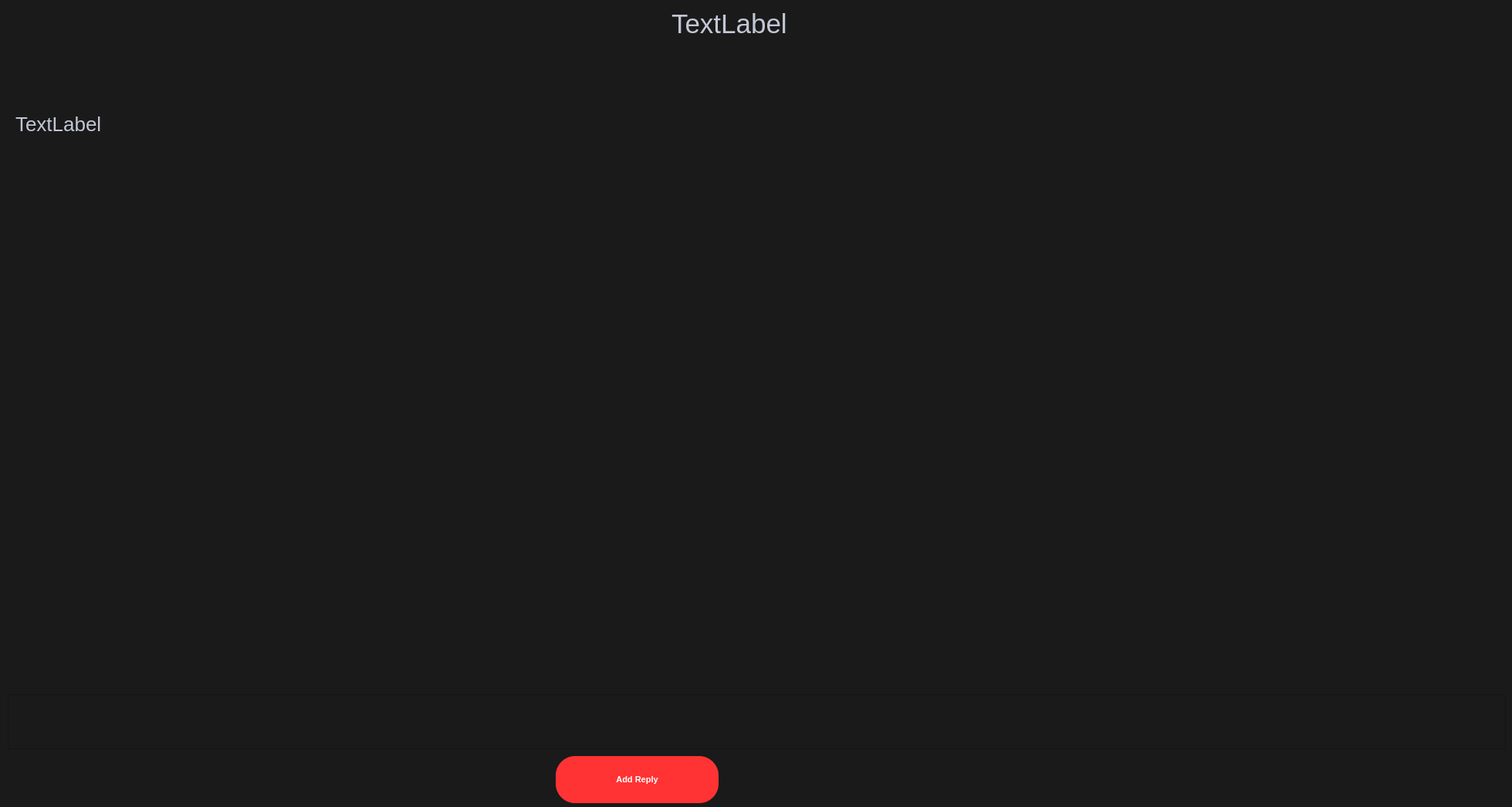
<?xml version="1.0" encoding="UTF-8"?>
<ui version="4.0">
 <class>postandrepliesDialog</class>
 <widget class="QDialog" name="postandrepliesDialog">
  <property name="geometry">
   <rect>
    <x>0</x>
    <y>0</y>
    <width>1959</width>
    <height>1046</height>
   </rect>
  </property>
  <property name="windowTitle">
   <string>Dialog</string>
  </property>
  <property name="styleSheet">
   <string notr="true">
QWidget
{
	background-color: #1a1a1a;
	color: #000000;

}


/*-----QLabel-----*/
QLabel
{
	background-color: transparent;
	color: #c2c7d5;
	font-size: 25px;

}


/*-----QPushButton-----*/
QPushButton
{
	background-color: #ff3333;
	color: #fff;
	font-size: 11px;
	font-weight: bold;
	border: none;
	border-radius: 25px;
	padding: 5px;

}


QPushButton::disabled
{
	background-color: #5c5c5c;

}


QPushButton::pressed
{
	background-color: #ff4747;

}


/*-----QCheckBox-----*/
QCheckBox
{
	background-color: transparent;
	color: #fff;
	font-size: 10px;
	font-weight: bold;
	border: none;
	border-radius: 5px;

}


/*-----QCheckBox-----*/
QCheckBox::indicator
{
    color: #b1b1b1;
    background-color: #323232;
    border: 1px solid darkgray;
    width: 12px;
    height: 12px;

}


QCheckBox::indicator:checked
{
    image:url(&quot;./ressources/check.png&quot;);
	background-color: #ff3333;
    border: 1px solid #ff3333;

}


QCheckBox::indicator:unchecked:hover
{
    border: 1px solid #ff3333;

}


QCheckBox::disabled
{
	color: #656565;

}


QCheckBox::indicator:disabled
{
	background-color: #656565;
	color: #656565;
    border: 1px solid #656565;

}


/*-----QLineEdit-----*/
QLineEdit
{
	background-color: #c2c7d5;
	color: #000;
	font-weight: bold;
	border: none;
	border-radius: 2px;
	padding: 3px;

}


/*-----QListView-----*/
QListView
{
	background-color: #333333;
	color: #fff;
	font-size: 12px;
	font-weight: bold;
	border: 1px solid #191919;
	show-decoration-selected: 0;
	padding-left: -13px;
	padding-right: -13px;

}


QListView::item
{
	color: #31cecb;
	background-color: #454e5e;
	border: none;
	padding: 5px;
	border-radius: 0px;
	padding-left : 10px;
	height: 42px;

}

QListView::item:selected
{
	color: #000;
	background-color: #ff3333;

}


QListView::item:!selected
{
	color:white;
	background-color: transparent;
	border: none;
	padding-left : 10px;

}


QListView::item:!selected:hover
{
	color: #000;
	background-color: #bcbdbb;
	border: none;
	padding-left : 10px;

}


/*-----QTreeView-----*/
QTreeView 
{
	background-color: #252525;
	show-decoration-selected: 0;
	color: #c2c8d7;

}


QTreeView::item 
{
	border-top-color: transparent;
	border-bottom-color: transparent;

}


QTreeView::item:hover 
{
	background-color: #bcbdbb;
	color: #000;

}


QTreeView::item:selected 
{
	background-color: #ff3333;
	color: #000;

}


QTreeView::item:selected:active
{
	background-color: #ff3333;
	color: #000;

}


QTreeView::branch:has-children:!has-siblings:closed,
QTreeView::branch:closed:has-children:has-siblings 
{
	image: url(://tree-closed.png);

}

QTreeView::branch:open:has-children:!has-siblings,
QTreeView::branch:open:has-children:has-siblings  
{
	image: url(://tree-open.png);

}


/*-----QTableView &amp; QTableWidget-----*/
QTableView
{
    background-color: #252525;
	border: 1px solid gray;
    color: #f0f0f0;
    gridline-color: gray;
    outline : 0;

}


QTableView::disabled
{
    background-color: #242526;
    border: 1px solid #32414B;
    color: #656565;
    gridline-color: #656565;
    outline : 0;

}


QTableView::item:hover 
{
    background-color: #bcbdbb;
    color: #000;

}


QTableView::item:selected 
{
	background-color: #ff3333;
    color: #000;

}


QTableView::item:selected:disabled
{
    background-color: #1a1b1c;
    border: 2px solid #525251;
    color: #656565;

}


QTableCornerButton::section
{
	background-color: #343a49;
    color: #fff;

}


QHeaderView::section
{
	color: #fff;
	border-top: 0px;
	border-bottom: 1px solid gray;
	border-right: 1px solid gray;
	background-color: #343a49;
    margin-top:1px;
	margin-bottom:1px;
	padding: 5px;

}


QHeaderView::section:disabled
{
    background-color: #525251;
    color: #656565;

}


QHeaderView::section:checked
{
    color: #000;
    background-color: #ff3333;

}


QHeaderView::section:checked:disabled
{
    color: #656565;
    background-color: #525251;

}


QHeaderView::section::vertical::first,
QHeaderView::section::vertical::only-one
{
    border-top: 1px solid #353635;

}


QHeaderView::section::vertical
{
    border-top: 1px solid #353635;

}


QHeaderView::section::horizontal::first,
QHeaderView::section::horizontal::only-one
{
    border-left: 1px solid #353635;

}


QHeaderView::section::horizontal
{
    border-left: 1px solid #353635;

}


/*-----QScrollBar-----*/
QScrollBar:horizontal 
{
    background-color: transparent;
    height: 8px;
    margin: 0px;
    padding: 0px;

}


QScrollBar::handle:horizontal 
{
    border: none;
	min-width: 100px;
    background-color: #9b9b9b;

}


QScrollBar::add-line:horizontal, 
QScrollBar::sub-line:horizontal,
QScrollBar::add-page:horizontal, 
QScrollBar::sub-page:horizontal 
{
    width: 0px;
    background-color: transparent;

}


QScrollBar:vertical 
{
    background-color: transparent;
    width: 8px;
    margin: 0;

}


QScrollBar::handle:vertical 
{
    border: none;
	min-height: 100px;
    background-color: #9b9b9b;

}


QScrollBar::add-line:vertical, 
QScrollBar::sub-line:vertical,
QScrollBar::add-page:vertical, 
QScrollBar::sub-page:vertical 
{
    height: 0px;
    background-color: transparent;

}
QToolBox {
    background-color: #1a1a1a;
    color: #c2c7d5;
    font-size: 13px;
}

QToolBox::tab {
    background-color: #333333;
    color: #fff;
    border: none;
    padding: 8px;
}

QToolBox::tab:selected {
    background-color: #ff3333;
}

QToolBox::tab:hover {
    background-color: #454e5e;
}

QToolBox::tab:!selected:hover {
    background-color: #454e5e;
}

QToolBox::tab:disabled {
    background-color: #656565;
    color: #656565;
}

QToolBox::tab:selected:disabled {
    background-color: #656565;
}

QToolBox::tab:first {
    border-top-left-radius: 5px;
}

QToolBox::tab:last {
    border-top-right-radius: 5px;
}

QToolBox::tab:only-one {
    border-radius: 5px;
}
QTabWidget {
    background-color: #1a1a1a;
    color: #c2c7d5;
    font-size: 13px;
}

QTabWidget::tab-bar {
    left: 5px;
}

QTabBar::tab {
    background-color: #333333;
    color: #fff;
    border: none;
    padding: 8px;
}

QTabBar::tab:selected {
    background-color: #ff3333;
}

QTabBar::tab:hover {
    background-color: #454e5e;
}

QTabBar::tab:!selected:hover {
    background-color: #454e5e;
}

QTabBar::tab:disabled {
    background-color: #656565;
    color: #656565;
}

QTabBar::tab:selected:disabled {
    background-color: #656565;
}

QTabBar::tab:first {
    border-top-left-radius: 5px;
}

QTabBar::tab:last {
    border-top-right-radius: 5px;
}

QTabBar::tab:only-one {
    border-radius: 5px;
}
</string>
  </property>
  <widget class="QPushButton" name="pushButton">
   <property name="geometry">
    <rect>
     <x>720</x>
     <y>980</y>
     <width>211</width>
     <height>61</height>
    </rect>
   </property>
   <property name="text">
    <string>Add Reply</string>
   </property>
  </widget>
  <widget class="QTextEdit" name="textEdit">
   <property name="geometry">
    <rect>
     <x>10</x>
     <y>900</y>
     <width>1941</width>
     <height>71</height>
    </rect>
   </property>
   <property name="styleSheet">
    <string notr="true">QTextEdit{
	background-color: #c2c7d5;
	color: #000;
	font-weight: bold;
	border: none;
	border-radius: 2px;
	padding: 3px;
};

</string>
   </property>
  </widget>
  <widget class="QWidget" name="widget" native="true">
   <property name="geometry">
    <rect>
     <x>10</x>
     <y>10</y>
     <width>1941</width>
     <height>881</height>
    </rect>
   </property>
   <widget class="QLabel" name="label">
    <property name="geometry">
     <rect>
      <x>860</x>
      <y>-30</y>
      <width>241</width>
      <height>101</height>
     </rect>
    </property>
    <property name="styleSheet">
     <string notr="true">QLabel{
font-size:35px;}</string>
    </property>
    <property name="text">
     <string>TextLabel</string>
    </property>
   </widget>
   <widget class="QLabel" name="label_2">
    <property name="geometry">
     <rect>
      <x>10</x>
      <y>90</y>
      <width>1651</width>
      <height>121</height>
     </rect>
    </property>
    <property name="styleSheet">
     <string notr="true">QLabel{
font-size : 26px;}</string>
    </property>
    <property name="text">
     <string>TextLabel</string>
    </property>
   </widget>
   <widget class="QWidget" name="verticalLayoutWidget">
    <property name="geometry">
     <rect>
      <x>200</x>
      <y>210</y>
      <width>1741</width>
      <height>661</height>
     </rect>
    </property>
    <layout class="QVBoxLayout" name="verticalLayout"/>
   </widget>
  </widget>
 </widget>
 <resources/>
 <connections/>
</ui>
